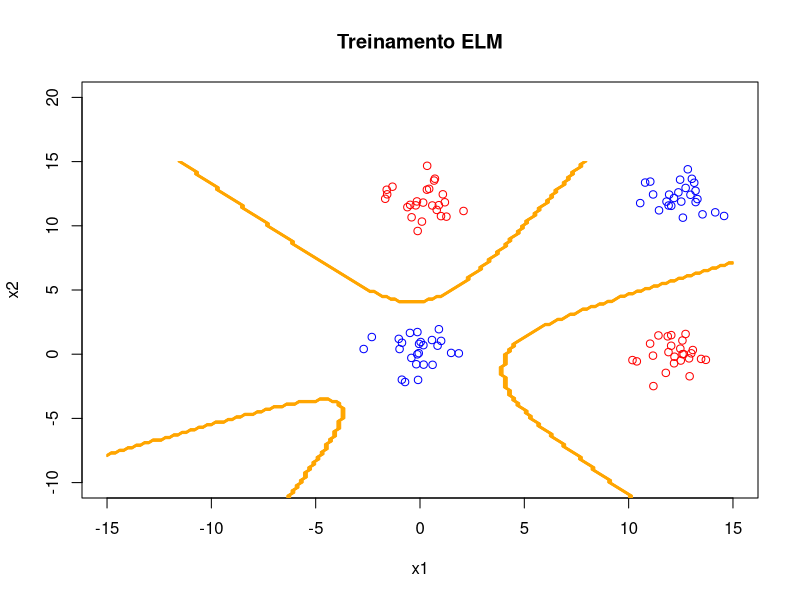

Source code (R):
# Y = HW (pagina 76 notas de aula)
# onde H = tanh(x * Z)

# cria as funções que geram A e P, vamos precisar deles no LOO no final da aula

rm(list = ls())
# dev.off()

library("corpcor")

# usa N divisivel por 4 para evitar problema, pois contruo os dados de um quarto
# em um quarto
# Note que N é o numero total de dados
N <- 100 
p <- 50
lambda <- 0.2

xc1p1 <- cbind(rnorm(N / 4) + 12, rnorm(N / 4))
xc1p2 <- cbind(rnorm(N / 4), rnorm(N / 4) + 12)
xc1 <- rbind(xc1p1, xc1p2)

xc2p1 <- cbind(rnorm(N / 4), rnorm(N / 4))
xc2p2 <- cbind(rnorm(N / 4) + 12, rnorm(N / 4) + 12)
xc2 <- rbind(xc2p1, xc2p2)

plot(
  NULL,
  main = "Treinamento ELM",
  xlab = "x1",
  ylab = "x2",
  ylim = c(-10, 20),
  xlim = c(-15, 15)
)

points(xc1[, 1], xc1[, 2], col = "red")
points(xc2[, 1], xc2[, 2], col = "blue")

Y <- rbind(matrix(-1, nrow = N / 2), matrix(1, nrow = N / 2))

Z <- replicate(p, runif(3, -0.5, 0.5))

X <- as.matrix(rbind(xc1, xc2))

Xaug <- cbind(replicate(N, 1), X)

H <- tanh(Xaug %*% Z) # tanh é a função de ativação da camada intermediária

# define as matrizes A e P
# L = lambda * diag(p)
A <- (t(H) %*% H) + (lambda * diag(p))
A_inv <- solve(A)
W <- A_inv %*% t(H) %*% Y

P <- (diag(N) - H %*% solve(A) %*% t(H))

Yhat_train <- H %*% W
e_train <- sum((Y - Yhat_train)^2) / 4
# print(e_train)

# com A e P, podemos calcular os erros

Je <- t(Y) %*% (P %*% P) %*% Y

Jew <- t(Y - Yhat_train) %*% (Y - Yhat_train)
print(cbind(Je, Jew))

Jw <- t(Y) %*% (P - P %*% P) %*% Y
Jww <- t(W) %*% (lambda * diag(p)) %*% W
print(cbind(Jw, Jww))

J <- t(Y) %*% P %*% Y
Jsum <- Jew + Jww
print(cbind(J, Jsum))

## achei o W, agora vamos aplicar esse paramentro aprendido sobre o grid

seqx1x2 <- seq(-15, 15, 0.2)
npgrid <- length(seqx1x2)
M <- matrix(nrow = npgrid, ncol = npgrid)
ci <- 0

for (x1 in seqx1x2) {
  ci <- ci + 1
  cj <- 0
  for (x2 in seqx1x2) {
    cj <- cj + 1
    xin <- as.matrix(cbind(1, x1, x2))
    H_in <- tanh(xin %*% Z)
    M[ci, cj] <- 1.0 * (H_in %*% W >= 0)
    # a saida final da rede é Y(x) = H * W, onde H = tanh(x * Z)
    # a rede tem 3 entradas (recebe um vetor de 3 posições), e retorna
    # 1 ou -1 na saida, que plotamos com o contour no R
  }
}

contour(
  seqx1x2,
  seqx1x2,
  M,
  add = TRUE,
  lwd = 1,
  drawlabels = FALSE,
  col = "orange"
)
